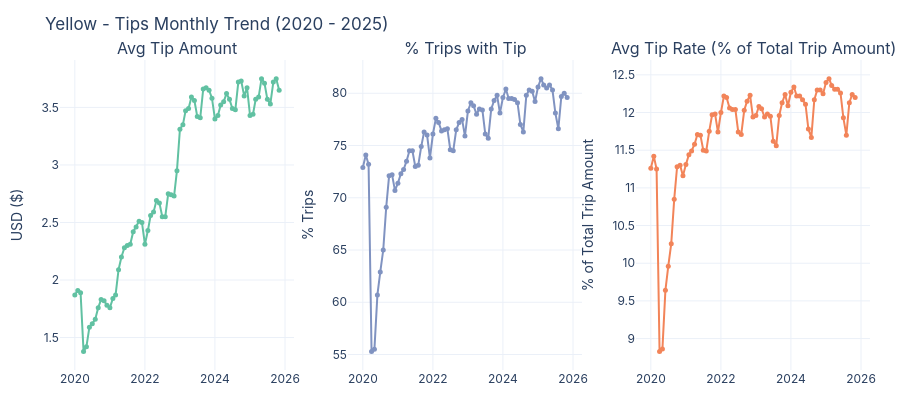

The cell this chart's notebook holds for it:
### Code cell
temp_02_tips_temporal(df, None)

# temp_02_tips_temporal(None, TABLES_DIR / "temp_02_tips_temporal.csv")
